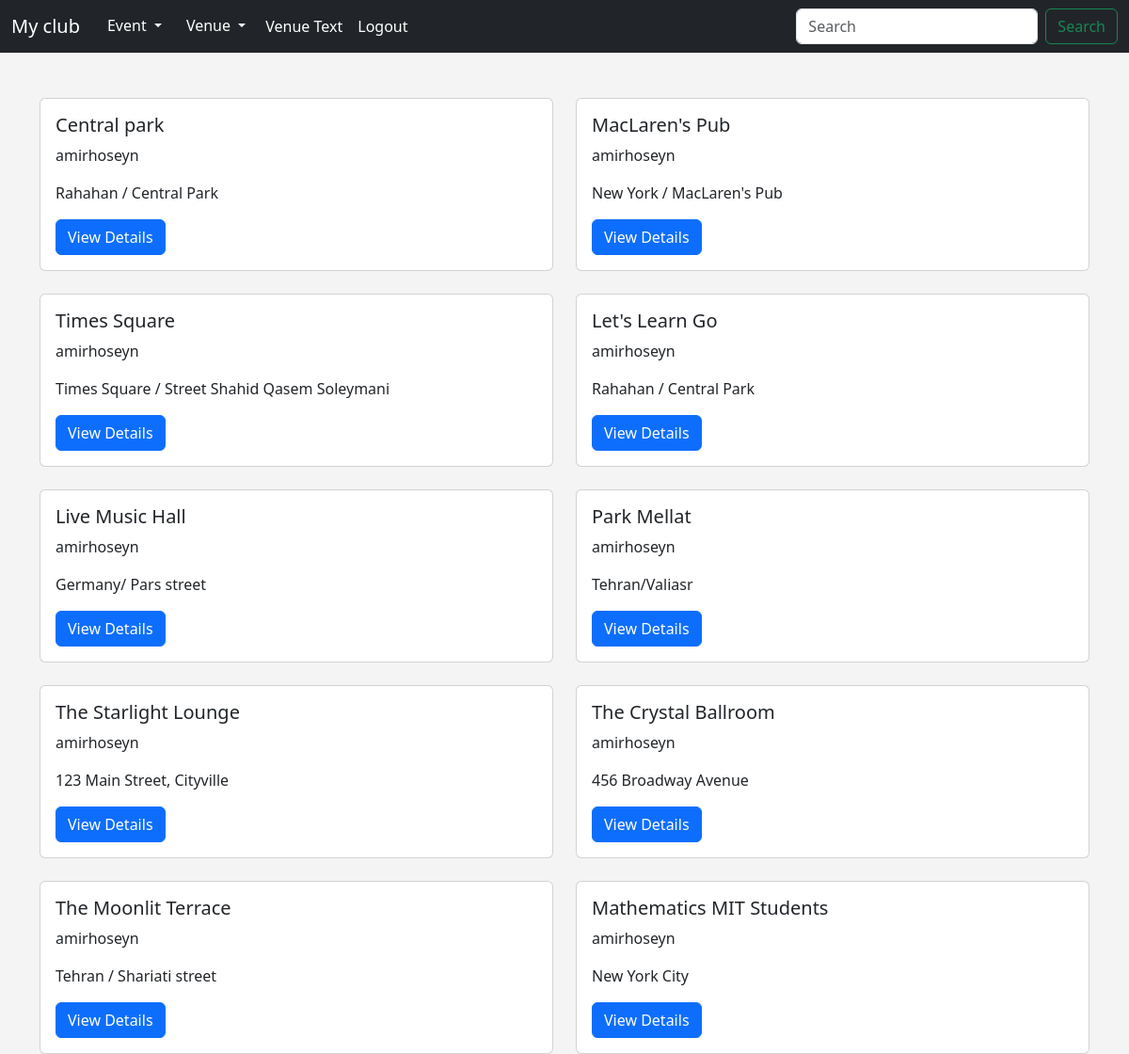
/My_venue (signed in), run on the app's committed database.
### events/models.py (models this page shows, shortened)
class Venue(models.Model):
	name = models.CharField('Venue Name', max_length=120)
	address = models.CharField(max_length=300)
	zip_code = models.CharField('Zip Code', max_length=15)
	phone = models.CharField('Contact Phone', max_length=25, blank=True)
	web = models.URLField('Website Address', blank=True)
	email_address = models.EmailField('Email Address', blank=True)
	owner = models.ForeignKey(User, verbose_name=("Venue Owner"), on_delete=models.CASCADE)
	venue_image = models.ImageField(null=True, blank=True, upload_to="images/")

### events/views.py (the view)
# urls.py: path('My_venue', views.My_venue, name = "My-venue"),
def My_venue(request):
	user = request.user
	if user.is_authenticated:
		My_venue = Venue.objects.filter(owner=user)
		return render(request, 'events/My_venue.html', {'My_venue' : My_venue})
	else:
		messages.success(request, "You must logged in first")
		return redirect('home')

### events/templates/events/My_venue.html
{% extends 'events/base.html' %}
{% block content %}
<br><br>
    {% if user.is_authenticated %}
        <div class="row row-cols-1 row-cols-md-2 g-4">
            {% for venue in My_venue %}
                <div class="col">
                    <div class="card">
                        <div class="card-body">
                            <h5 class="card-title">{{ venue.name }}</h5>
                            <p class="card-text">{{ venue.owner }}</p>
                            <p class="card-text">{{venue.address}}</p>
                            <a href="{% url 'show-venue' venue.id %}" class="btn btn-primary">View Details</a>
                        </div>
                    </div>
                </div>
            {% empty %}
                <p>No venue found.</p>
            {% endfor %}
        </div>
    {% else %}
        <h1 class="text-center">You must be logged in</h1>
    {% endif %}
{% endblock %}

### events/templates/events/base.html (style rules this page uses)
body { background: #f4f4f4; }

### data on the page
Venue: name "Central park", owner "amirhoseyn", address "Rahahan / Central Park"
Venue: name "MacLaren's Pub", owner "amirhoseyn", address "New York / MacLaren's Pub"
Venue: name "Times Square", owner "amirhoseyn", address "Times Square / Street Shahid Qasem Soleymani"
Venue: name "Let's Learn Go", owner "amirhoseyn", address "Rahahan / Central Park"
Venue: name "Live Music Hall", owner "amirhoseyn", address "Germany/ Pars street"
Venue: name "Park Mellat", owner "amirhoseyn", address "Tehran/Valiasr"
Venue: name "The Starlight Lounge", owner "amirhoseyn", address "123 Main Street, Cityville"
Venue: name "The Crystal Ballroom", owner "amirhoseyn", address "456 Broadway Avenue"
Venue: name "The Moonlit Terrace", owner "amirhoseyn", address "Tehran / Shariati street"
Venue: name "Mathematics MIT Students", owner "amirhoseyn", address "New York City"
